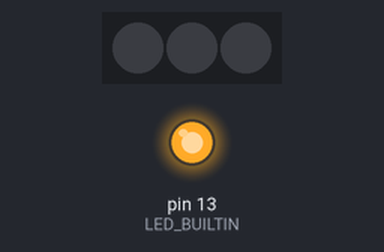
Recording of a sketch running on a simulated Arduino Uno, built with avr-gcc and run on an emulated ATmega328P. Shown: 3 RGB LEDs in strip order, left to right, output pins drawn as LEDs (lit = HIGH). Dim RGB values are drawn brighter than linear.

Above: at 0.2 s.
At 1.5 s:
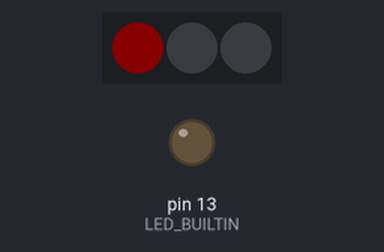
At 2.5 s:
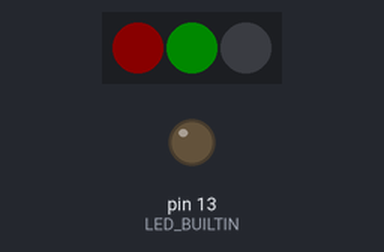
At 3.5 s:
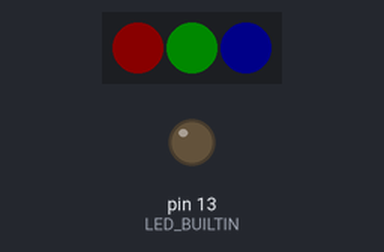
At 4.5 s:
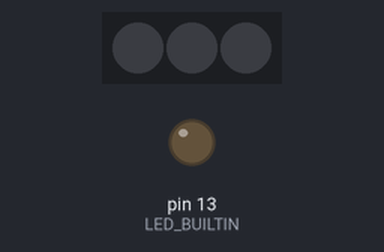
Timing chart, 0 to 6.5 s (numbered marks = the images above):
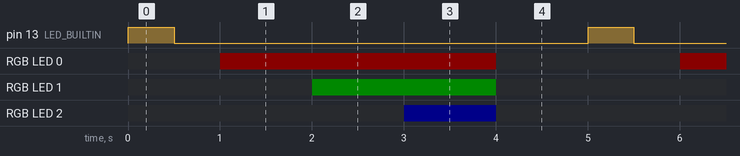

The sketch:

mouse.ino
```cpp
#include <Adafruit_NeoPixel.h>

#define NUM_LEDS 3       // Se você tem 3 LEDs endereçáveis
#define DATA_PIN 2      // O pino ao qual os LEDs estão conectados (D2)

Adafruit_NeoPixel pixels(NUM_LEDS, DATA_PIN, NEO_GRB + NEO_KHZ800);
// O terceiro parâmetro especifica a ordem das cores (GRB) e a velocidade de comunicação (800 kHz)
// Pode variar dependendo do tipo de LED.

void setup() {
  pinMode(LED_BUILTIN, OUTPUT);

  pixels.begin(); // Inicializa a biblioteca NeoPixel
  pixels.show();  // Apaga todos os LEDs inicialmente

}
void loop() {
  digitalWrite(LED_BUILTIN, HIGH);  // turn the LED on (HIGH is the voltage level)
  delay(500);                      // wait for a second
  digitalWrite(LED_BUILTIN, LOW);   // turn the LED off by making the voltage LOW
  delay(500);                      // wait for a second


    // Acende o primeiro LED em vermelho
  pixels.setPixelColor(0, 10, 0, 0); // (índice, vermelho, verde, azul)
  pixels.show();
  delay(1000);

  // Acende o segundo LED em verde
  pixels.setPixelColor(1, 0, 10, 0);
  pixels.show();
  delay(1000);

  // Acende o terceiro LED em azul
  pixels.setPixelColor(2, 0, 0, 10);
  pixels.show();
  delay(1000);

  // Apaga todos os LEDs
  for (int i = 0; i < NUM_LEDS; i++) {
    pixels.setPixelColor(i, 0, 0, 0);
  }
  pixels.show();
  delay(1000);
}
```

Measured:
- by itself, pin 13 (LED_BUILTIN): alternates HIGH for 0.50 s and LOW for 4.5 s
- by itself, RGB LED 0: alternates RGB(10, 0, 0) for 3.0 s and off for 2.0 s
- by itself, RGB LED 1: alternates RGB(0, 10, 0) for 2.0 s and off for 3.0 s
- by itself, RGB LED 2: alternates RGB(0, 0, 10) for 1.0 s and off for 4.0 s
